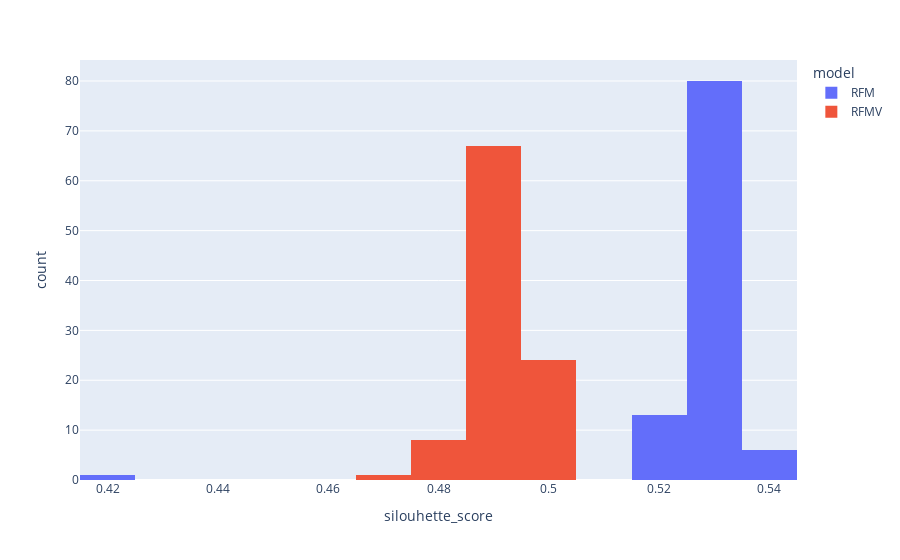

Here is the notebook cell this chart was saved with:
### Code cell
import plotly.express as px

fig1 = px.histogram(report, x='silouhette_score', color='model')
fig1.show()

### Figure 1 — Plotly figure (JSON) as saved in the notebook; plotly's stock layout.template omitted (floating-point values rounded to 4 significant figures)
{"data": [{"alignmentgroup": "True", "bingroup": "x", "hovertemplate": "model=RFM<br>silouhette_score=%{x}<br>count=%{y}<extra></extra>", "legendgroup": "RFM", "marker": {"color": "#636efa", "pattern": {"shape": ""}}, "name": "RFM", "offsetgroup": "RFM", "orientation": "v", "showlegend": true, "type": "histogram", "x": [0.53, 0.52, 0.53, 0.53, 0.54, 0.53, 0.53, 0.53, 0.53, 0.53, 0.53, 0.52, 0.53, 0.53, 0.53, 0.53, 0.53, 0.53, 0.53, 0.53, 0.53, 0.53, 0.53, 0.53, 0.54, 0.53, 0.53, 0.53, 0.53, 0.53, 0.53, 0.53, 0.53, 0.53, 0.53, 0.53, 0.53, 0.52, 0.53, 0.53, 0.53, 0.53, 0.53, 0.53, 0.52, 0.52, 0.53, 0.53, 0.53, 0.53, 0.53, 0.53, 0.53, 0.53, 0.54, 0.53, 0.53, 0.53, 0.53, 0.52, 0.53, 0.42, 0.53, 0.52, 0.53, 0.53, 0.53, 0.53, 0.53, 0.53, 0.52, 0.53, 0.53, 0.53, 0.53, 0.52, 0.53, 0.53, 0.53, 0.53, 0.53, 0.53, 0.52, 0.53, 0.54, 0.53, 0.54, 0.52, 0.53, 0.54, 0.53, 0.53, 0.53, 0.53, 0.52, 0.53, 0.53, 0.53, 0.53, 0.52], "xaxis": "x", "yaxis": "y"}, {"alignmentgroup": "True", "bingroup": "x", "hovertemplate": "model=RFMV<br>silouhette_score=%{x}<br>count=%{y}<extra></extra>", "legendgroup": "RFMV", "marker": {"color": "#EF553B", "pattern": {"shape": ""}}, "name": "RFMV", "offsetgroup": "RFMV", "orientation": "v", "showlegend": true, "type": "histogram", "x": [0.48, 0.5, 0.47, 0.49, 0.49, 0.49, 0.5, 0.49, 0.49, 0.48, 0.49, 0.49, 0.49, 0.49, 0.49, 0.49, 0.5, 0.49, 0.49, 0.49, 0.49, 0.49, 0.49, 0.49, 0.49, 0.48, 0.49, 0.48, 0.5, 0.49, 0.49, 0.49, 0.5, 0.49, 0.49, 0.49, 0.49, 0.5, 0.49, 0.48, 0.49, 0.48, 0.49, 0.49, 0.49, 0.49, 0.49, 0.49, 0.5, 0.49, 0.5, 0.49, 0.49, 0.49, 0.49, 0.5, 0.49, 0.49, 0.5, 0.49, 0.49, 0.5, 0.49, 0.49, 0.49, 0.49, 0.5, 0.49, 0.5, 0.5, 0.5, 0.49, 0.5, 0.49, 0.5, 0.49, 0.5, 0.49, 0.49, 0.49, 0.49, 0.5, 0.48, 0.49, 0.5, 0.49, 0.49, 0.49, 0.49, 0.5, 0.49, 0.5, 0.49, 0.49, 0.5, 0.49, 0.48, 0.49, 0.5, 0.49], "xaxis": "x", "yaxis": "y"}], "layout": {"barmode": "relative", "legend": {"title": {"text": "model"}, "tracegroupgap": 0}, "margin": {"t": 60}, "xaxis": {"anchor": "y", "domain": [0, 1], "title": {"text": "silouhette_score"}}, "yaxis": {"anchor": "x", "domain": [0, 1], "title": {"text": "count"}}}}
